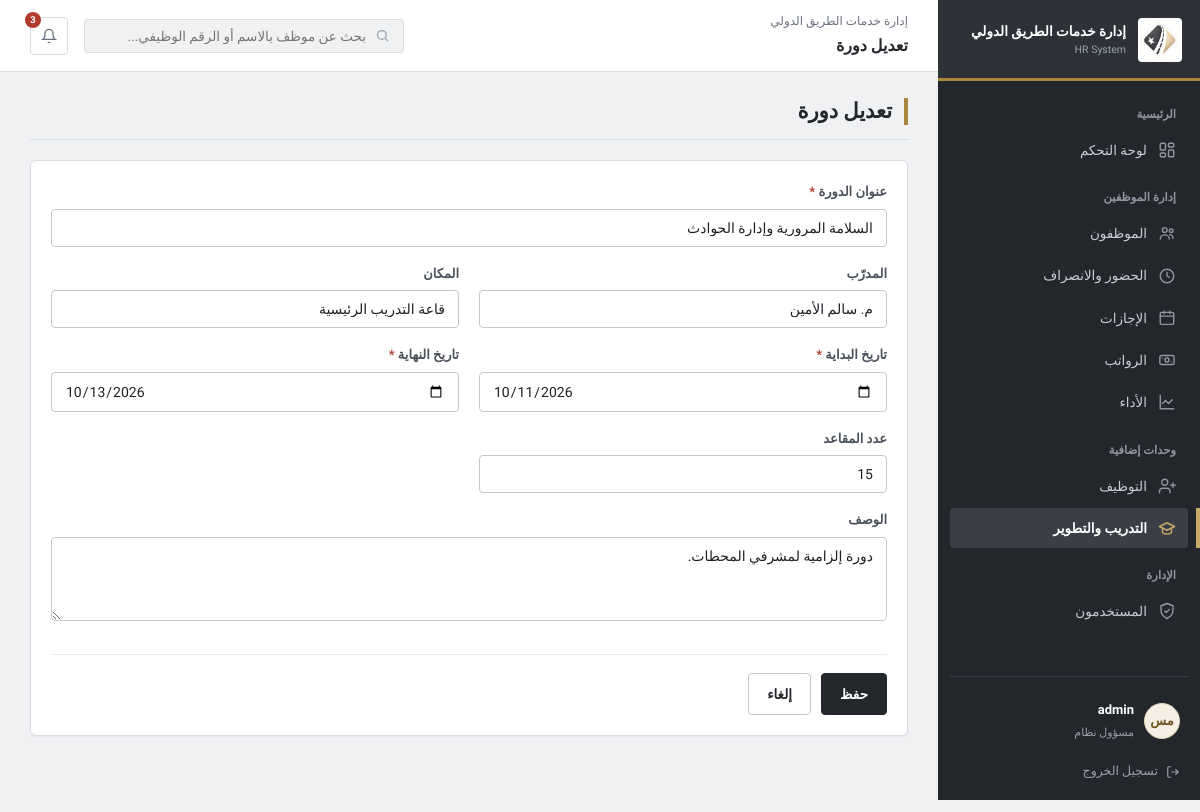
/training/1/edit (signed in), run on the app's committed database.
### tables this page shows
CREATE TABLE users (
    id INTEGER PRIMARY KEY AUTOINCREMENT,
    username TEXT NOT NULL UNIQUE,
    password_hash TEXT NOT NULL,
    role TEXT NOT NULL DEFAULT 'hr',
    employee_id INTEGER REFERENCES employees(id)
);

CREATE TABLE trainings (
    id INTEGER PRIMARY KEY AUTOINCREMENT,
    title TEXT NOT NULL,
    trainer TEXT,
    location TEXT,
    start_date TEXT NOT NULL,
    end_date TEXT NOT NULL,
    seats INTEGER NOT NULL DEFAULT 20,
    description TEXT
);

### modules/training.py (the view, shortened to what this page needs)
@bp.route("/<int:tid>/edit", methods=["GET", "POST"])
@login_required
def edit(tid):
    conn = db.get_db()
    t = conn.execute("SELECT * FROM trainings WHERE id=?", (tid,)).fetchone()
    if not t:
        abort(404)
    form = dict(t)
    return render_template("training/form.html", form=form, editing=True, tid=tid)

### app.py (called while the page is built)
def get_current_user():
    if "user_id" not in session:
        return None
    return db.get_db().execute(
        """
        SELECT u.id, u.username, u.role, u.employee_id,
               e.full_name, e.initials, e.position,
               d.name AS department_name
        FROM users u
        LEFT JOIN employees e ON e.id = u.employee_id
        LEFT JOIN departments d ON d.id = e.department_id
        WHERE u.id = ?
        """,
        (session["user_id"],),
    ).fetchone()

@app.context_processor
def inject_globals():
    ctx = {"current_user": None, "pending_badge": 0}
    if "user_id" in session:
        ctx["current_user"] = get_current_user()
        ctx["pending_badge"] = db.get_db().execute(
            "SELECT COUNT(*) AS c FROM leave_requests WHERE status = 'pending'"
        ).fetchone()["c"]
    return ctx

@app.before_request
def csrf_protect():
    if request.method == "POST" and not csrf_valid():
        abort(400)

### core.py (called while the page is built)
def login_required(view):
    @wraps(view)
    def wrapped(*args, **kwargs):
        uid = session.get("user_id")
        if not uid:
            return redirect(url_for("login"))
        ok = db.get_db().execute("SELECT 1 FROM users WHERE id = ?", (uid,)).fetchone()
        if not ok:
            session.clear()
            return redirect(url_for("login"))
        return view(*args, **kwargs)
    return wrapped

def csrf_token():
    if "_csrf" not in session:
        session["_csrf"] = secrets.token_hex(16)
    return session["_csrf"]

### db.py (called while the page is built)
def get_db():
    if "db" not in g:
        os.makedirs(os.path.dirname(DB_PATH), exist_ok=True)
        g.db = sqlite3.connect(DB_PATH)
        g.db.row_factory = sqlite3.Row
        g.db.execute("PRAGMA foreign_keys = ON")
    return g.db

### templates/training/form.html
{% extends "base.html" %}{% import "_macros.html" as m %}
{% set page_label = 'تعديل دورة' if editing else 'دورة جديدة' %}{% set active_panel = 'training' %}
{% block content %}{{ m.page_head(page_label) }}
<div class="card"><div class="card-body"><form method="POST">{{ m.csrf() }}<div class="form-grid">
  {{ m.input('عنوان الدورة', 'title', form.title, required=True, full=True) }}
  {{ m.input('المدرّب', 'trainer', form.trainer) }}{{ m.input('المكان', 'location', form.location) }}
  {{ m.input('تاريخ البداية', 'start_date', form.start_date, 'date', True) }}{{ m.input('تاريخ النهاية', 'end_date', form.end_date, 'date', True) }}
  {{ m.input('عدد المقاعد', 'seats', form.seats, 'number', attrs='min="1"') }}<div></div>
  {{ m.textarea('الوصف', 'description', form.description) }}
</div><div class="form-actions"><button class="btn btn-primary" type="submit">حفظ</button>
<a class="btn" href="{{ url_for('training.detail', tid=tid) if editing else url_for('training.index') }}">إلغاء</a></div></form></div></div>
{% endblock %}

### templates/base.html (shortened to what this page needs)
{%- macro nav(key, endpoint, label, icon) -%}
<a class="nav-item {{ 'active' if active_panel == key else '' }}" href="{{ url_for(endpoint) }}">
  <svg viewBox="0 0 24 24" fill="none" stroke="currentColor" stroke-width="1.9" stroke-linecap="round" stroke-linejoin="round">{{ icon|safe }}</svg>{{ label }}
</a>
{%- endmacro -%}
<!DOCTYPE html>
<html lang="ar" dir="rtl">
<head>
<link rel="stylesheet" href="{{ url_for('static', filename='css/style.css') }}">
</head>
<body>
<div class="shell">
  <aside class="sidebar">
    <a class="brand" href="{{ url_for('dashboard') }}">
      <img src="{{ url_for('static', filename='img/emblem.png') }}" alt="شعار {{ ORG_NAME }}">
      <div><b>{{ ORG_NAME }}</b><span>HR System</span></div>
    </a>
    <div class="nav-label">الرئيسية</div>
    {{ nav('overview', 'dashboard', 'لوحة التحكم', '<rect x="3" y="3" width="7" height="9" rx="1.5"/><rect x="14" y="3" width="7" height="5" rx="1.5"/><rect x="14" y="12" width="7" height="9" rx="1.5"/><rect x="3" y="16" width="7" height="5" rx="1.5"/>') }}
    <div class="nav-label">إدارة الموظفين</div>
    {{ nav('employees', 'employees.index', 'الموظفون', '<circle cx="9" cy="8" r="3.2"/><path d="M3 20c0-3.3 2.7-5.5 6-5.5s6 2.2 6 5.5"/><circle cx="17.5" cy="9" r="2.4"/><path d="M15.5 14.2c2.6.3 4.5 2 4.5 5"/>') }}
    {{ nav('attendance', 'attendance.index', 'الحضور والانصراف', '<circle cx="12" cy="12" r="9"/><path d="M12 7v5l3.2 2"/>') }}
    {{ nav('leaves', 'leaves.index', 'الإجازات', '<rect x="3" y="4.5" width="18" height="16" rx="2"/><path d="M3 9.5h18M8 3v3M16 3v3"/>') }}
    {{ nav('payroll', 'payroll.index', 'الرواتب', '<rect x="2.5" y="6" width="19" height="12" rx="2"/><circle cx="12" cy="12" r="2.6"/><path d="M6 9.5v.01M18 14.5v.01"/>') }}
    {{ nav('performance', 'performance.index', 'الأداء', '<path d="M3 3v18h18"/><path d="m19 9-5 5-4-4-4 4"/>') }}
    <div class="nav-label">وحدات إضافية</div>
    {{ nav('recruitment', 'recruitment.index', 'التوظيف', '<path d="M16 21v-2a4 4 0 0 0-4-4H6a4 4 0 0 0-4 4v2"/><circle cx="9" cy="7" r="4"/><path d="M20 8v6M23 11h-6"/>') }}
    {{ nav('training', 'training.index', 'التدريب والتطوير', '<path d="M22 10 12 5 2 10l10 5 10-5Z"/><path d="M6 12.5V17c0 1.7 2.7 3 6 3s6-1.3 6-3v-4.5"/>') }}
    {% if session.get('role') == 'admin' %}
    <div class="nav-label">الإدارة</div>
    {{ nav('users', 'users.index', 'المستخدمون', '<path d="M12 2 4 5v6c0 5 3.4 8.7 8 11 4.6-2.3 8-6 8-11V5Z"/><path d="m9 12 2 2 4-4"/>') }}
    {% endif %}
    <div class="sidebar-foot">
      <a class="user-chip" href="{{ url_for('users.account') }}" title="حسابي">
        <div class="avatar">{{ current_user['initials'] if current_user and current_user['initials'] else 'مس' }}</div>
        <div class="who">
          <b>{{ (current_user['full_name'] or current_user['username']) if current_user else '' }}</b>
          <span>{% if current_user and current_user['department_name'] %}{{ current_user['position'] }}{% elif current_user %}{{ 'مسؤول نظام' if current_user['role'] == 'admin' else 'موارد بشرية' }}{% endif %}</span>
        </div>
      </a>
      <a class="logout-link" href="{{ url_for('logout') }}">
        <svg width="14" height="14" viewBox="0 0 24 24" fill="none" stroke="currentColor" stroke-width="2"><path d="M9 21H5a2 2 0 0 1-2-2V5a2 2 0 0 1 2-2h4"/><path d="M16 17l5-5-5-5M21 12H9"/></svg>
        تسجيل الخروج
      </a>
    </div>
  </aside>
  <div class="main">
    <div class="topbar">
      <div class="page-title">{{ ORG_NAME }}<b>{{ page_label|default('لوحة التحكم') }}</b></div>
      <form class="search" method="GET" action="{{ url_for('employees.index') }}" role="search">
        <svg width="15" height="15" viewBox="0 0 24 24" fill="none" stroke="currentColor" stroke-width="2"><circle cx="11" cy="11" r="7"/><path d="m21 21-4.3-4.3"/></svg>
        <input type="search" name="q" placeholder="بحث عن موظف بالاسم أو الرقم الوظيفي..." aria-label="بحث">
      </form>
      <a class="icon-btn" href="{{ url_for('leaves.index', status='pending') }}" title="طلبات إجازة معلّقة" aria-label="الإشعارات">
        <svg width="16" height="16" viewBox="0 0 24 24" fill="none" stroke="currentColor" stroke-width="2"><path d="M18 8a6 6 0 0 0-12 0c0 7-3 9-3 9h18s-3-2-3-9"/><path d="M13.7 21a2 2 0 0 1-3.4 0"/></svg>
        {% if pending_badge %}<span class="badge">{{ pending_badge }}</span>{% endif %}
      </a>
    </div>
    <div class="content">
      {% block content %}{% endblock %}
    </div>
  </div>
</div>
</body>
</html>

### templates/_macros.html (shortened to what this page needs)
{% macro input(label, name, value='', type='text', required=False, attrs='', full=False) -%}
<div class="field{{ ' full' if full }}"><label for="{{ name }}">{{ label }}{% if required %} <i class="req">*</i>{% endif %}</label>
<input type="{{ type }}" id="{{ name }}" name="{{ name }}" value="{{ value if value is not none else '' }}" {{ 'required' if required }} {{ attrs|safe }}></div>
{%- endmacro %}
{% macro textarea(label, name, value='', rows=3) -%}
<div class="field full"><label for="{{ name }}">{{ label }}</label>
<textarea id="{{ name }}" name="{{ name }}" rows="{{ rows }}">{{ value or '' }}</textarea></div>
{%- endmacro %}
{% macro page_head(title, sub='') -%}
<div class="page-head"><div><h2>{{ title }}</h2>{% if sub %}<p>{{ sub }}</p>{% endif %}</div><div class="actions">{{ caller() if caller else '' }}</div></div>
{%- endmacro %}

### data on the page
users: username "admin", role "مسؤول نظام"
trainings: title "السلامة المرورية وإدارة الحوادث", trainer "م. سالم الأمين", location "قاعة التدريب الرئيسية", start_date "10/11/2026", end_date "10/13/2026", description "دورة إلزامية لمشرفي المحطات."

### other printed values
{{ ORG_NAME }} "إدارة خدمات الطريق الدولي"
{{ label }} "لوحة التحكم الموظفون الحضور والانصراف الإجازات الرواتب الأداء التوظيف التدريب والتطوير المستخدمون"
{{ page_label|default('لوحة التحكم') }} "تعديل دورة"
{{ pending_badge }} "3"
{{ title }} "تعديل دورة"
{{ label }} "عنوان الدورة المدرّب المكان تاريخ البداية تاريخ النهاية عدد المقاعد"
{{ label }} "الوصف"
